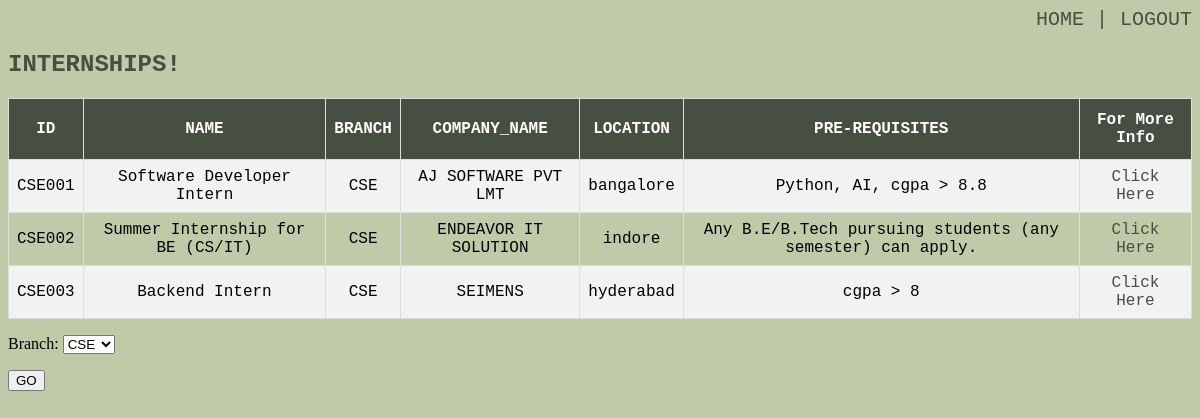
/internships.php (signed in), run on the app's committed database.
### tables this page shows
CREATE TABLE `internships` (
  `intership_id` varchar(10) DEFAULT NULL,
  `name` varchar(100) DEFAULT NULL,
  `branch` char(3) DEFAULT NULL,
  `company_name` varchar(100) NOT NULL,
  `Location` varchar(50) NOT NULL,
  `Pre-requisites` varchar(100) NOT NULL,
  `link` varchar(1000) NOT NULL
);

### internships.php (the view, shortened to what this page needs)
<!DOCTYPE html>
<html>
<head>
</head>
<body bgcolor="#bfcba8">
 <div class ="logout">
  <a href="student_page.php">HOME |</a>
 <a href="logout.php"> LOGOUT</a>
 </div>
<h2>INTERNSHIPS!</h2>
<?php
include('connection.php');
     $branch = $_SESSION['branch1'];
        $branch= stripcslashes($branch);
        $branch = mysqli_real_escape_string($con,$branch);
if ($branch == 'coe' or $branch == 'ced') {
    $result = mysqli_query($con,"SELECT * FROM internships where branch = 'CSE'");
}
echo "<table id = 'customers'>
<tr>
<th>ID</th>
<th>NAME</th>
<th>BRANCH</th>
<th>COMPANY_NAME</th>
<th>LOCATION</th>
<th>PRE-REQUISITES</th>
<th>For More Info</th>
</tr>";
while($row = mysqli_fetch_array($result))
{
  echo "<tr>";
  echo "<td>" . $row['intership_id'] . "</td>";
  echo "<td>" . $row['name'] . "</td>";
   echo "<td>" . $row['branch'] . "</td>";
  echo "<td>" . $row['company_name'] . "</td>";
  echo "<td>" . $row['Location'] . "</td>";
  echo "<td>" . $row['Pre-requisites'] . "</td>";
  $internship_link = '<a href="' . $row['link'] . '">Click Here</a>';
   echo "<td>" .$internship_link."</td>";
  echo "</tr>";
  }
  echo "</table>";
?>
<form name="f1" method="post" action = "<?php echo $_SERVER['PHP_SELF'];?>">
            <p>
                <label> Branch: </label>
                <select name="bnch" id="brnch">
                    <option value="CSE">CSE</option>
                  </select>
            </p>
            <p>
                <input type =  "submit" id = "btn" value = "GO" />
            </p>
        </form>
</body>
</html>

### internships.php (style rules this page uses)
.logout { text-align: right; font-family: "Lucida Console", "Courier New", monospace; font-size: 20px; }
table { border: 1px solid black; border-collapse: collapse; width:100%; border-color:black; }
td { text-align: center; }
a { text-decoration:none; color:#464f41 }
#customers td, #customers th { border: 1px solid #ddd; padding: 8px; font-family: "Lucida Console", "Courier New", monospace; }
#customers tr:nth-child(even) { background-color: #f2f2f2; }
#customers th { padding-top: 12px; padding-bottom: 12px; text-align: center; background-color: #464f41; color: white; font-family: "Lucida Console", "Courier New", monospace; }
h2 { color: #464f41; font-family: "Lucida Console", "Courier New", monospace; }

### data on the page
internships: intership_id "CSE001", name "Software Developer Intern", branch "CSE", company_name "AJ SOFTWARE PVT LMT", Location "bangalore", value "Python, AI, cgpa > 8.8"
internships: intership_id "CSE002", name "Summer Internship for BE (CS/IT)", branch "CSE", company_name "ENDEAVOR IT SOLUTION", Location "indore", value "Any B.E/B.Tech pursuing students (any semester) can apply."
internships: intership_id "CSE003", name "Backend Intern", branch "CSE", company_name "SEIMENS", Location "hyderabad", value "cgpa > 8"
